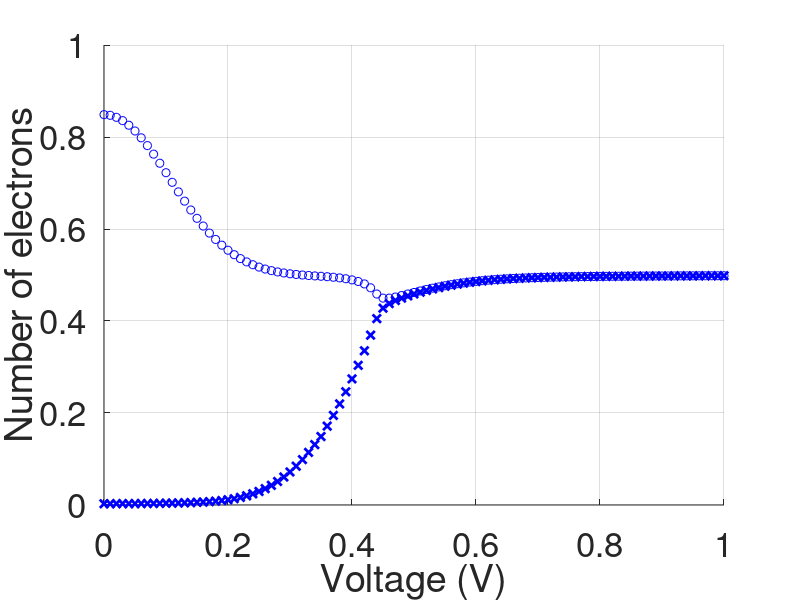

The MATLAB source for this figure:
%E.3.5c: Unrestricted scf
clear all
close all

%Constants (all MKS, except energy which is in eV)
hbar = 1.055e-34;
q = 1.602e-19;
I0 = q*q/hbar;

% Parameters
U0 = 0.25;
kT = 0.025;
mu = 0;
ep = 0.2;
g1 = 0.005;
g2 = 0.005;
g = g1 + g2;
alphag = 1;
alphad = 0.5;

%Energy grid
NE = 501;
E = linspace(-1,1,NE);
dE = E(2) - E(1);
D = (g/(2*pi))./((E.^2) + ((g/2)^2)); % Lorentzian Density of states per eV
D = D./(dE*sum(D)); % Normalizing to one

% Bias
IV = 101;
VV = linspace(0,1,IV);
for iV=1:IV
    Vg = 0;
    Vd = VV(iV);
    %Vd=0;Vg=VV(iV);
    mu1 = mu;
    mu2 = mu1 - Vd;
    UL = -(alphag*Vg)-(alphad*Vd);
    Uup = 0;
    Udn = 0.1;%Unrestricted self-consistent field
    dU = 1;
    while dU > 0.001
        f1up = 1./(1 + exp((E + ep + UL + Uup - mu1)./kT));
        f2up = 1./(1 + exp((E + ep + UL + Uup - mu2)./kT));
        Nup(iV) = dE*sum(D.*((f1up.*g1) + (f2up.*g2))./(g1+g2));
        f1dn = 1./(1 + exp((E + ep + UL + Udn - mu1)./kT));
        f2dn = 1./(1 + exp((E + ep + UL + Udn - mu2)./kT));
        Ndn(iV) = dE*sum(D.*((f1dn.*g1) + (f2dn.*g2))./(g1+g2));
        Udnnew = 2*U0*(Nup(iV) - 0.5);
        Udn = Udn + 0.1*(Udnnew - Udn);
        Uupnew = 2*U0*(Ndn(iV) - 0.5);
        Uup = Uup + 0.1*(Uupnew - Uup);
        dU = abs(Uup - Uupnew) + abs(Udn - Udnnew);
    end
    Iup(iV) = dE*I0*sum(D.*(f1up - f2up))*(g1*g2/g);
    Idn(iV) = dE*I0*sum(D.*(f1dn - f2dn))*(g1*g2/g);
end

hold on

%h = plot(VV, Iup + Idn, 'b');
h=plot(VV,Nup,'bo');%Part (b)
h=plot(VV,Ndn,'bx');%Part (b)

set(h, 'linewidth', [2.0])
set(gca,'Fontsize', [25])
xlabel('Voltage (V)')
%ylabel('Current (A)')
ylabel('Number of electrons'); % Part (b)

grid on
